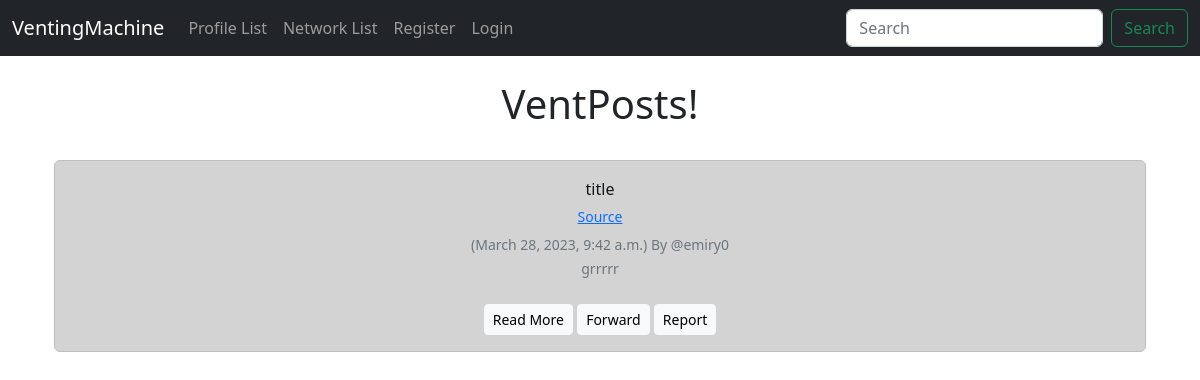
The page / on the database its author committed.
### ventnet/models.py (models this page shows, shortened)
class Meep(models.Model):
	user = models.ForeignKey(
		User, related_name="meeps",
		on_delete=models.DO_NOTHING
		)
	title = models.CharField(max_length=70)
	link = models.URLField(max_length=200, blank=True)
	body = models.CharField(max_length=400)
	created_at = models.DateTimeField(auto_now_add=True)
	meepid = models.UUIDField(primary_key=True, default=uuid.uuid4, editable=False)
	in_network = models.BooleanField(default=False)
	network = models.ForeignKey(Networks,blank=True,null=True,on_delete=models.CASCADE,related_name='meepnetwork')

### ventnet/views.py (the view)
# urls.py: path('', views.home, name="home"),
def home(request):
	meeps = Meep.objects.all().filter(in_network=False).order_by("-created_at")
	return render(request, 'home.html', {"meeps":meeps,})

### ventnet/templates/home.html
{% extends 'base.html' %}
{% block content %}
	<div class="container text-center">
		<div class="row">
			<div class="col-16">
	<h1>VentPosts!</h1>
<br/>
	{% for meep in meeps %}
		<div class="alert alert-dark" role="alert">
		  {{ meep.title }}<br/>
		  <button type="button" class="btn btn-link btn-sm">Source</button>
		  <br/>
		  <small class="text-muted">
		  	({{ meep.created_at}}) By
		  	@{{ meep.user.username }}
			  <br/>
			{{ meep.body }}
			<br/>
		  </small>
		  <br/>
		  	<a type="button" class="btn btn-light btn-sm"
			href="{% url 'venthighlight' meep.meepid %}"
			>Read More</a>
			<button type="button" class="btn btn-light btn-sm">Forward</button>
			<button type="button" class="btn btn-light btn-sm">Report</button>
		</div><br/><br/>
	{% endfor %}
</div>
{% endblock %}

### rows shown on the page
Meep: title "title", created_at "March 28, 2023, 9:42 a.m.", user.username "emiry0", body "grrrrr"
